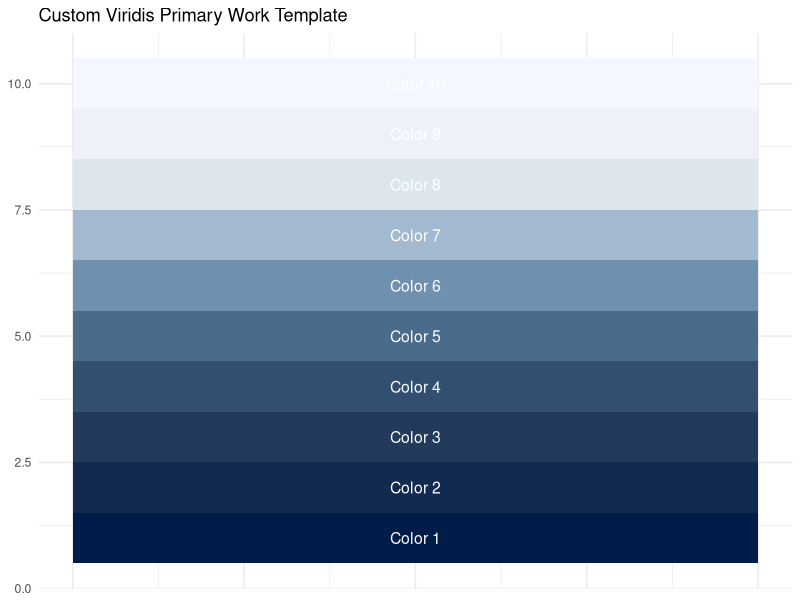
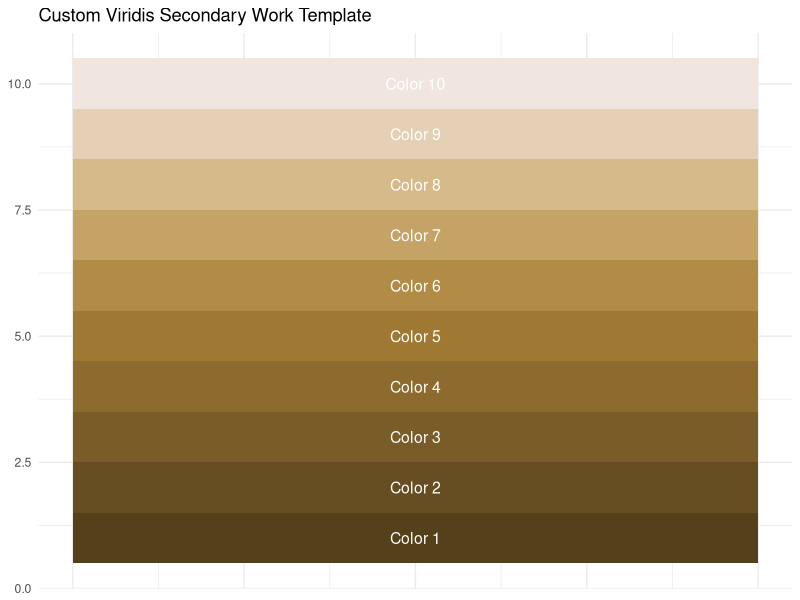

Here is the R script that generated these plots, in order:
## ---- chunk 1
library(viridis)
library(ggplot2)

# Custom viridis-primary work palette (you can change these 3 colors)
work_viridis <- colorRampPalette(c("#021C49","#1F3657","#3C5C7C", "#7FA0C0", "#E9EEF3", "#F3F7FF"))

# Generate 10 example colors (change to any number you want)
colors <- work_viridis(10)

# Create dataframe for tile chart
df <- data.frame(
  name = paste0("Color ", 1:10),
  fill = colors,
  x = 1,
  y = 1:10
)

# Tile chart
ggplot(df, aes(x, y, fill = fill)) +
  geom_tile() +
  geom_text(aes(label = name), color = "white", size = 4) +
  scale_fill_identity() +
  labs(title = "Custom Viridis Primary Work Template") +
  theme_minimal() +
  theme(
    axis.title = element_blank(),
    axis.text.x = element_blank(),
    axis.ticks = element_blank()
  )
## ---- chunk 2
library(viridis)
library(ggplot2)

# Custom viridis-secondary work palette (you can change these 3 colors)
work2_viridis <- colorRampPalette(c("#55401C", "#7f602A", "#A98038","#D4B57F","#F1E6Df"))

# Generate 10 example colors (change to any number you want)
colors <- work2_viridis(10)

# Create dataframe for tile chart
df <- data.frame(
  name = paste0("Color ", 1:10),
  fill = colors,
  x = 1,
  y = 1:10
)

# Tile chart
ggplot(df, aes(x, y, fill = fill)) +
  geom_tile() +
  geom_text(aes(label = name), color = "white", size = 4) +
  scale_fill_identity() +
  labs(title = "Custom Viridis Secondary Work Template") +
  theme_minimal() +
  theme(
    axis.title = element_blank(),
    axis.text.x = element_blank(),
    axis.ticks = element_blank()
  )
